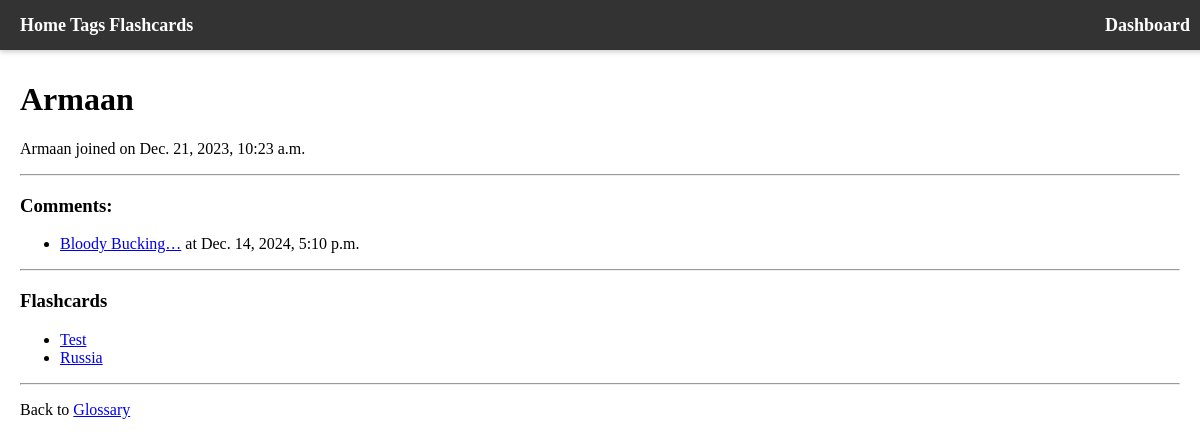
/user/107c53cb-df5d-4656-9f66-5591aff7afbe, run on an earlier commit of the app's database.
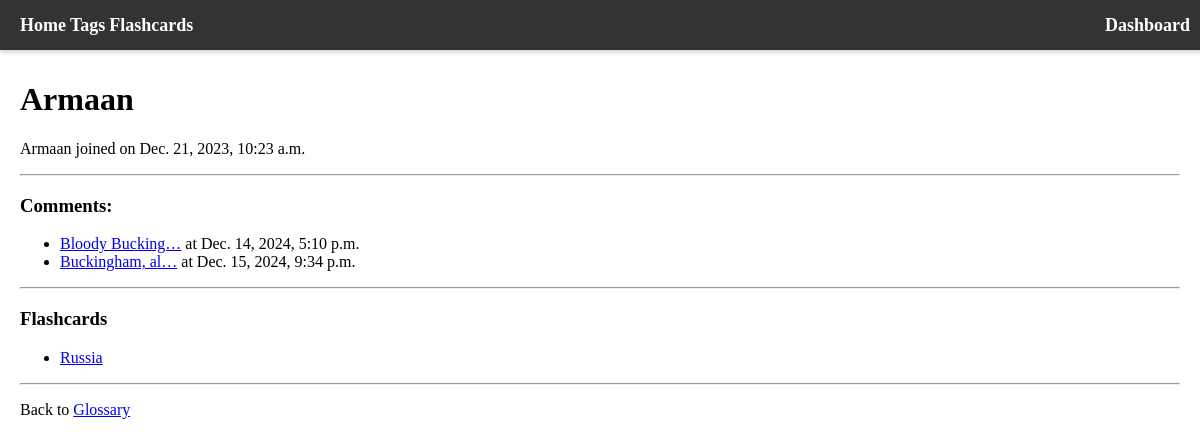
And on a later commit of the database.
### info/models.py (models this page shows, shortened)
class Comment(models.Model):
    id = models.UUIDField(primary_key=True, default=uuid.uuid4)
    pages = models.ForeignKey("Pages", blank=True, null=True ,on_delete=models.SET_NULL)
    user = models.ForeignKey("users.User", on_delete=models.SET_NULL, blank=True, null=True)
    date_created = models.DateTimeField(auto_now_add=True)
    text = models.TextField()

### quizzes/models.py (models this page shows, shortened)
class Flashcard(models.Model):
    id = models.UUIDField(primary_key=True, default=uuid.uuid4, editable=False)
    title = models.CharField(max_length=255)
    private = models.BooleanField(default=True)
    user = models.ForeignKey("users.User", blank=True, null=True, on_delete=models.CASCADE)
    tags = models.ManyToManyField("info.Tags", blank=True, related_name="Flashcard")

### users/views.py (the view)
# urls.py: path("user/<uuid:id>", views.public_info),
def public_info(request, id):
    wanted_user = get_object_or_404(User, id=id)
    template = loader.get_template("public_info.html")
    comments = wanted_user.get_comments()
    flashcards = wanted_user.get_flashcards()
    cards = []
    for card in flashcards:
        if not card.private:
            cards.append(card)
    context = {
        "user" : wanted_user,
        "comments": comments,
        "flashcards": cards
    }
    return HttpResponse(template.render(context, request))

### users/models.py (called while the page is built)
    def get_comments(self):
        comments = self.comment_set.all()
        return comments

    def get_flashcards(self):
        flashcards = self.flashcard_set.all()
        return flashcards

### users/templates/public_info.html
{% extends "base.html"%}
{% block content %}
<h1> {{user.username}} </h1>
<p> {{user.username}} joined on {{user.date_joined}} </p>
{% if comments|length > 0%}
<hr><h3> Comments: </h3>
<ul>
{% for comment in comments%}
<li> <a href="/page/{{comment.pages.id}}/from_dashboard">{{comment.text|truncatechars:15}}</a> at {{comment.date_created}} </li>
{%endfor%}
</ul>
{%endif%}
{% if flashcards|length > 0%}
<hr><h3> Flashcards </h3>
<ul>
    {% for card in flashcards %}
    <li><a href="/flashcard/{{card.id}}/{{card.title}}">{{card.title}}</a></li>
    {% endfor %}
</ul>
{% endif %}
<hr>
<p>Back to <a href="/user">Glossary</a> </p>
{% endblock %}

What changed in the data, as far as the page shows it:
removed Flashcard: title "Test"
added Comment: text "Buckingham, al…", date_created "Dec. 15, 2024, 9:34 p.m."
